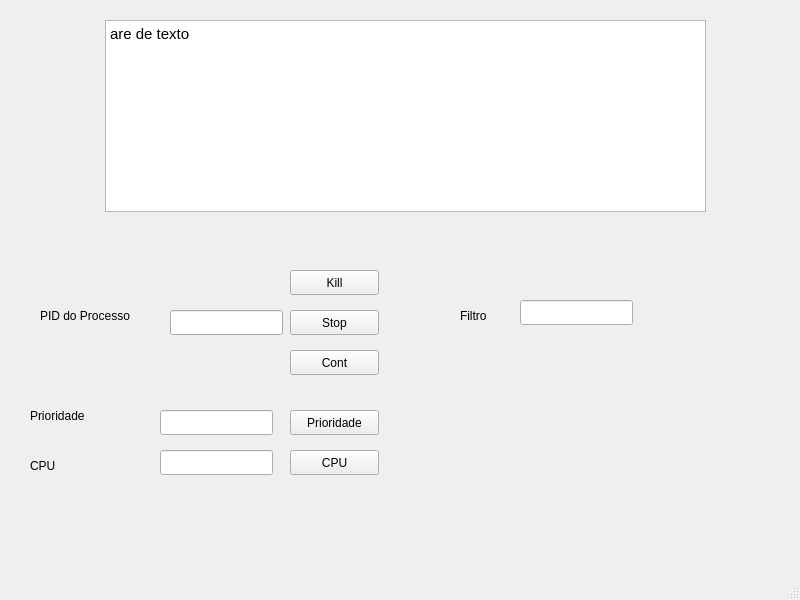
<?xml version="1.0" encoding="UTF-8"?>
<ui version="4.0">
 <class>MainWindow</class>
 <widget class="QMainWindow" name="MainWindow">
  <property name="geometry">
   <rect>
    <x>0</x>
    <y>0</y>
    <width>800</width>
    <height>600</height>
   </rect>
  </property>
  <property name="windowTitle">
   <string>MainWindow</string>
  </property>
  <widget class="QWidget" name="centralwidget">
   <widget class="QTextBrowser" name="textBrowser">
    <property name="geometry">
     <rect>
      <x>105</x>
      <y>20</y>
      <width>601</width>
      <height>192</height>
     </rect>
    </property>
    <property name="html">
     <string>&lt;!DOCTYPE HTML PUBLIC &quot;-//W3C//DTD HTML 4.0//EN&quot; &quot;http://www.w3.org/TR/REC-html40/strict.dtd&quot;&gt;
&lt;html&gt;&lt;head&gt;&lt;meta name=&quot;qrichtext&quot; content=&quot;1&quot; /&gt;&lt;meta charset=&quot;utf-8&quot; /&gt;&lt;style type=&quot;text/css&quot;&gt;
p, li { white-space: pre-wrap; }
&lt;/style&gt;&lt;/head&gt;&lt;body style=&quot; font-family:'Ubuntu'; font-size:11pt; font-weight:400; font-style:normal;&quot;&gt;
&lt;p style=&quot; margin-top:0px; margin-bottom:0px; margin-left:0px; margin-right:0px; -qt-block-indent:0; text-indent:0px;&quot;&gt;are de texto &lt;/p&gt;&lt;/body&gt;&lt;/html&gt;</string>
    </property>
   </widget>
   <widget class="QLabel" name="label">
    <property name="geometry">
     <rect>
      <x>40</x>
      <y>300</y>
      <width>121</width>
      <height>31</height>
     </rect>
    </property>
    <property name="text">
     <string>PID do Processo</string>
    </property>
   </widget>
   <widget class="QPushButton" name="button_kill">
    <property name="geometry">
     <rect>
      <x>290</x>
      <y>270</y>
      <width>89</width>
      <height>25</height>
     </rect>
    </property>
    <property name="text">
     <string>Kill</string>
    </property>
   </widget>
   <widget class="QPushButton" name="button_stop">
    <property name="geometry">
     <rect>
      <x>290</x>
      <y>310</y>
      <width>89</width>
      <height>25</height>
     </rect>
    </property>
    <property name="text">
     <string>Stop</string>
    </property>
   </widget>
   <widget class="QPushButton" name="button_cont">
    <property name="geometry">
     <rect>
      <x>290</x>
      <y>350</y>
      <width>89</width>
      <height>25</height>
     </rect>
    </property>
    <property name="text">
     <string>Cont</string>
    </property>
   </widget>
   <widget class="QLineEdit" name="input_PID">
    <property name="geometry">
     <rect>
      <x>170</x>
      <y>310</y>
      <width>113</width>
      <height>25</height>
     </rect>
    </property>
   </widget>
   <widget class="QLabel" name="label_2">
    <property name="geometry">
     <rect>
      <x>30</x>
      <y>400</y>
      <width>121</width>
      <height>31</height>
     </rect>
    </property>
    <property name="text">
     <string>Prioridade</string>
    </property>
   </widget>
   <widget class="QLabel" name="label_3">
    <property name="geometry">
     <rect>
      <x>30</x>
      <y>450</y>
      <width>121</width>
      <height>31</height>
     </rect>
    </property>
    <property name="text">
     <string>CPU</string>
    </property>
   </widget>
   <widget class="QLineEdit" name="input_prioridade">
    <property name="geometry">
     <rect>
      <x>160</x>
      <y>410</y>
      <width>113</width>
      <height>25</height>
     </rect>
    </property>
   </widget>
   <widget class="QLineEdit" name="input_cpu">
    <property name="geometry">
     <rect>
      <x>160</x>
      <y>450</y>
      <width>113</width>
      <height>25</height>
     </rect>
    </property>
   </widget>
   <widget class="QLabel" name="label_4">
    <property name="geometry">
     <rect>
      <x>460</x>
      <y>300</y>
      <width>121</width>
      <height>31</height>
     </rect>
    </property>
    <property name="text">
     <string>Filtro</string>
    </property>
   </widget>
   <widget class="QLineEdit" name="input_filtro">
    <property name="geometry">
     <rect>
      <x>520</x>
      <y>300</y>
      <width>113</width>
      <height>25</height>
     </rect>
    </property>
   </widget>
   <widget class="QPushButton" name="button_cpu">
    <property name="geometry">
     <rect>
      <x>290</x>
      <y>450</y>
      <width>89</width>
      <height>25</height>
     </rect>
    </property>
    <property name="text">
     <string>CPU</string>
    </property>
   </widget>
   <widget class="QPushButton" name="button_prioridade">
    <property name="geometry">
     <rect>
      <x>290</x>
      <y>410</y>
      <width>89</width>
      <height>25</height>
     </rect>
    </property>
    <property name="text">
     <string>Prioridade</string>
    </property>
   </widget>
  </widget>
  <widget class="QMenuBar" name="menubar">
   <property name="geometry">
    <rect>
     <x>0</x>
     <y>0</y>
     <width>800</width>
     <height>22</height>
    </rect>
   </property>
  </widget>
  <widget class="QStatusBar" name="statusbar"/>
 </widget>
 <resources/>
 <connections/>
</ui>
